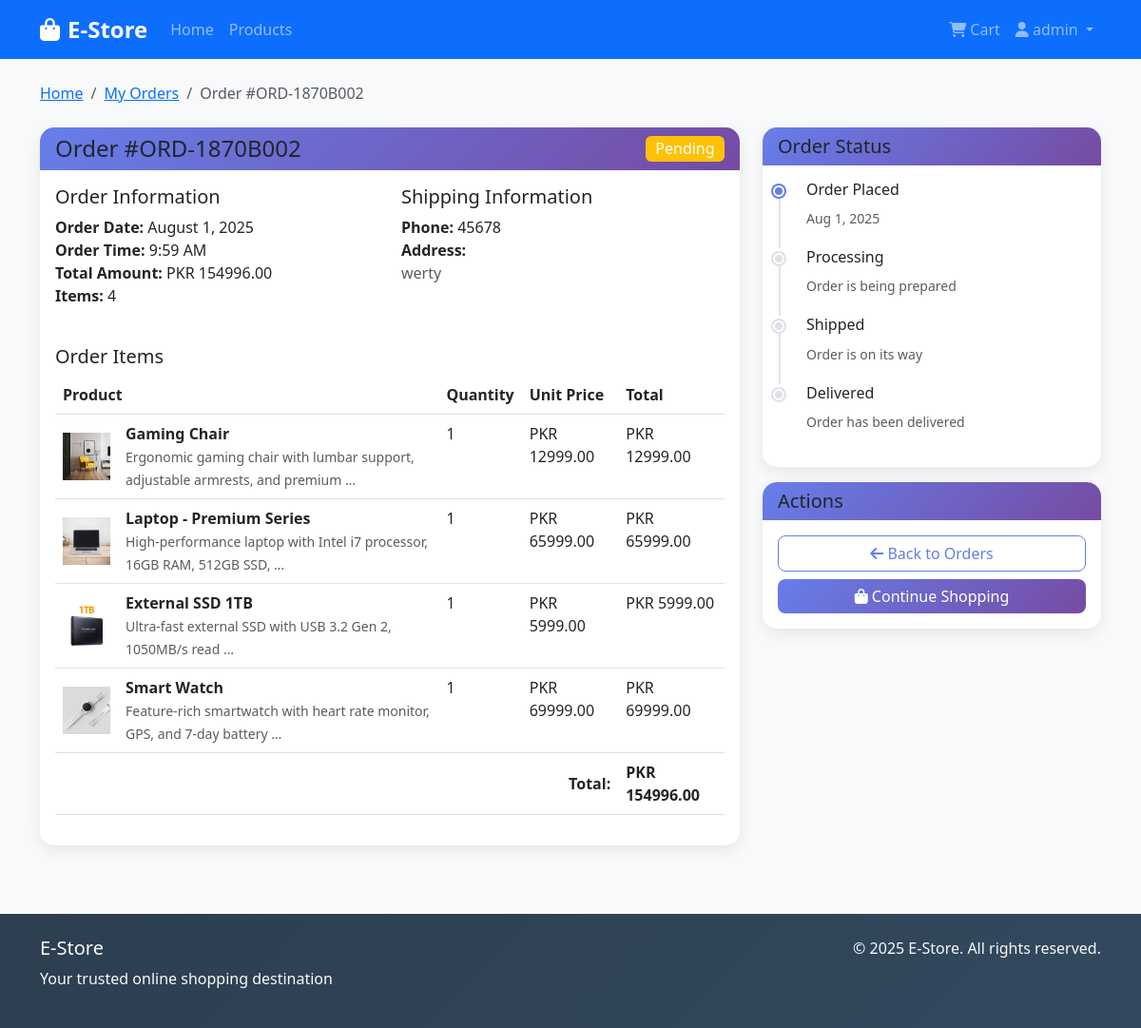
Page /order/3/ (signed in) on the committed database.
### store/models.py (models this page shows, shortened)
class Order(models.Model):
    STATUS_CHOICES = [
        ('pending', 'Pending'),
        ('processing', 'Processing'),
        ('shipped', 'Shipped'),
        ('delivered', 'Delivered'),
        ('cancelled', 'Cancelled'),
    ]
    user = models.ForeignKey(User, on_delete=models.CASCADE)
    order_number = models.CharField(max_length=20, unique=True, null=True, blank=True)
    total_amount = models.DecimalField(max_digits=10, decimal_places=2)
    status = models.CharField(max_length=20, choices=STATUS_CHOICES, default='pending')
    shipping_address = models.TextField()
    phone_number = models.CharField(max_length=15)
    created_at = models.DateTimeField(auto_now_add=True)
    updated_at = models.DateTimeField(auto_now=True)

class OrderItem(models.Model):
    order = models.ForeignKey(Order, on_delete=models.CASCADE, related_name='items')
    product = models.ForeignKey(Product, on_delete=models.CASCADE)
    quantity = models.IntegerField()
    price = models.DecimalField(max_digits=10, decimal_places=2)

class Product(models.Model):
    name = models.CharField(max_length=200)
    description = models.TextField()
    price = models.DecimalField(max_digits=10, decimal_places=2)
    image = models.ImageField(upload_to='products/', blank=True, null=True)
    stock = models.IntegerField(default=0, validators=[MinValueValidator(0)])
    created_at = models.DateTimeField(auto_now_add=True)
    updated_at = models.DateTimeField(auto_now=True)

### store/views.py (the view)
# urls.py: path('order/<int:order_id>/', views.order_detail, name='order_detail'),
@login_required
def order_detail(request, order_id):
    order = get_object_or_404(Order, id=order_id, user=request.user)
    return render(request, 'store/order_detail.html', {'order': order})

### store/templates/store/order_detail.html (shortened to what this page needs)
{% extends 'base.html' %}
{% load static %}
{% block content %}
<div class="container">
    <nav aria-label="breadcrumb" class="mb-4">
        <ol class="breadcrumb">
            <li class="breadcrumb-item"><a href="{% url 'home' %}">Home</a></li>
            <li class="breadcrumb-item"><a href="{% url 'order_history' %}">My Orders</a></li>
            <li class="breadcrumb-item active">Order #{{ order.order_number }}</li>
        </ol>
    </nav>
    <div class="row">
        <div class="col-lg-8">
            <div class="card">
                <div class="card-header d-flex justify-content-between align-items-center">
                    <h4 class="mb-0">Order #{{ order.order_number }}</h4>
                    <span class="badge bg-{% if order.status == 'pending' %}warning{% elif order.status == 'processing' %}info{% elif order.status == 'shipped' %}primary{% elif order.status == 'delivered' %}success{% else %}danger{% endif %} fs-6">
                        {{ order.get_status_display }}
                    </span>
                </div>
                <div class="card-body">
                    <div class="row mb-4">
                        <div class="col-md-6">
                            <h5>Order Information</h5>
                            <ul class="list-unstyled">
                                <li><strong>Order Date:</strong> {{ order.created_at|date:"F j, Y" }}</li>
                                <li><strong>Order Time:</strong> {{ order.created_at|date:"g:i A" }}</li>
                                <li><strong>Total Amount:</strong> PKR {{ order.total_amount }}</li>
                                <li><strong>Items:</strong> {{ order.items.count }}</li>
                            </ul>
                        </div>
                        <div class="col-md-6">
                            <h5>Shipping Information</h5>
                            <ul class="list-unstyled">
                                <li><strong>Phone:</strong> {{ order.phone_number }}</li>
                                <li><strong>Address:</strong></li>
                                <li class="text-muted">{{ order.shipping_address }}</li>
                            </ul>
                        </div>
                    </div>
                    <h5>Order Items</h5>
                    <div class="table-responsive">
                        <table class="table">
                            <thead>
                                <tr>
                                    <th>Product</th>
                                    <th>Quantity</th>
                                    <th>Unit Price</th>
                                    <th>Total</th>
                                </tr>
                            </thead>
                            <tbody>
                                {% for item in order.items.all %}
                                <tr>
                                    <td>
                                        <div class="d-flex align-items-center">
                                            {% if item.product.image %}
                                                <img src="{{ item.product.image.url }}" alt="{{ item.product.name }}" class="me-3" style="width: 50px; height: 50px; object-fit: cover;">
                                            {% else %}
                                                <div class="bg-light me-3 d-flex align-items-center justify-content-center" style="width: 50px; height: 50px;">
                                                    <i class="fas fa-image text-muted"></i>
                                                </div>
                                            {% endif %}
                                            <div>
                                                <strong>{{ item.product.name }}</strong>
                                                <br>
                                                <small class="text-muted">{{ item.product.description|truncatewords:10 }}</small>
                                            </div>
                                        </div>
                                    </td>
                                    <td>{{ item.quantity }}</td>
                                    <td>PKR {{ item.price }}</td>
                                    <td>PKR {{ item.price|floatformat:2 }}</td>
                                </tr>
                                {% endfor %}
                            </tbody>
                            <tfoot>
                                <tr>
                                    <td colspan="3" class="text-end"><strong>Total:</strong></td>
                                    <td><strong>PKR {{ order.total_amount }}</strong></td>
                                </tr>
                            </tfoot>
                        </table>
                    </div>
                </div>
            </div>
        </div>
        <div class="col-lg-4">
            <div class="card">
                <div class="card-header">
                    <h5 class="mb-0">Order Status</h5>
                </div>
                <div class="card-body">
                    <div class="timeline">
                        <div class="timeline-item {% if order.status == 'pending' %}active{% endif %}">
                            <div class="timeline-marker"></div>
                            <div class="timeline-content">
                                <h6>Order Placed</h6>
                                <small class="text-muted">{{ order.created_at|date:"M j, Y" }}</small>
                            </div>
                        </div>
                        <div class="timeline-item {% if order.status == 'processing' %}active{% endif %}">
                            <div class="timeline-marker"></div>
                            <div class="timeline-content">
                                <h6>Processing</h6>
                                <small class="text-muted">Order is being prepared</small>
                            </div>
                        </div>
                        <div class="timeline-item {% if order.status == 'shipped' %}active{% endif %}">
                            <div class="timeline-marker"></div>
                            <div class="timeline-content">
                                <h6>Shipped</h6>
                                <small class="text-muted">Order is on its way</small>
                            </div>
                        </div>
                        <div class="timeline-item {% if order.status == 'delivered' %}active{% endif %}">
                            <div class="timeline-marker"></div>
                            <div class="timeline-content">
                                <h6>Delivered</h6>
                                <small class="text-muted">Order has been delivered</small>
                            </div>
                        </div>
                    </div>
                </div>
            </div>
            <div class="card mt-3">
                <div class="card-header">
                    <h5 class="mb-0">Actions</h5>
                </div>
                <div class="card-body">
                    <a href="{% url 'order_history' %}" class="btn btn-outline-primary w-100 mb-2">
                        <i class="fas fa-arrow-left"></i> Back to Orders
                    </a>
                    <a href="{% url 'product_list' %}" class="btn btn-primary w-100">
                        <i class="fas fa-shopping-bag"></i> Continue Shopping
                    </a>
                </div>
            </div>
        </div>
    </div>
</div>
{% endblock %}

### store/templates/base.html (shortened to what this page needs)
{% load static %}
<!DOCTYPE html>
<html lang="en">
<head>
    <link href="https://cdn.jsdelivr.net/npm/bootstrap@5.3.0/dist/css/bootstrap.min.css" rel="stylesheet">
    <link rel="stylesheet" href="https://cdnjs.cloudflare.com/ajax/libs/font-awesome/6.4.0/css/all.min.css">
    <link rel="stylesheet" href="{% static 'css/style.css' %}">
</head>
<body>
    <nav class="navbar navbar-expand-lg navbar-dark bg-primary">
        <div class="container">
            <a class="navbar-brand fw-bold" href="{% url 'home' %}">
                <i class="fas fa-shopping-bag me-2"></i>E-Store
            </a>
            <div class="collapse navbar-collapse" id="navbarNav">
                <ul class="navbar-nav me-auto">
                    <li class="nav-item">
                        <a class="nav-link" href="{% url 'home' %}">Home</a>
                    </li>
                    <li class="nav-item">
                        <a class="nav-link" href="{% url 'product_list' %}">Products</a>
                    </li>
                </ul>
                <ul class="navbar-nav">
                    <li class="nav-item">
                        <a class="nav-link" href="{% url 'view_cart' %}">
                            <i class="fas fa-shopping-cart"></i> Cart
                        </a>
                    </li>
                    {% if user.is_authenticated %}
                        <li class="nav-item dropdown">
                            <a class="nav-link dropdown-toggle" href="#" role="button" data-bs-toggle="dropdown">
                                <i class="fas fa-user"></i> {{ user.username }}
                            </a>
                        </li>
                    {% endif %}
                </ul>
            </div>
        </div>
    </nav>
    <main class="py-4">
        {% block content %}
        {% endblock %}
    </main>
    <footer class="bg-dark text-light py-4 mt-5">
        <div class="container">
            <div class="row">
                <div class="col-md-6">
                    <h5>E-Store</h5>
                    <p>Your trusted online shopping destination</p>
                </div>
                <div class="col-md-6 text-md-end">
                    <p>&copy; 2025 E-Store. All rights reserved.</p>
                </div>
            </div>
        </div>
    </footer>
</body>
</html>

### store/static/css/style.css (style rules this page uses)
body { background-color: #f8f9fa; font-family: 'Segoe UI', Tahoma, Geneva, Verdana, sans-serif; }
.navbar-brand { font-weight: 700; font-size: 1.5rem; }
.navbar-nav .nav-link { font-weight: 500; transition: color 0.3s ease; }
.btn { border-radius: 8px; font-weight: 500; transition: all 0.3s ease; }
.btn-primary { background: linear-gradient(135deg, #667eea 0%, #764ba2 100%); border: none; }
.btn-outline-primary { border-color: #667eea; color: #667eea; }
.card { border: none; border-radius: 15px; box-shadow: 0 5px 15px rgba(0, 0, 0, 0.08); transition: box-shadow 0.3s ease; }
.card-header { background: linear-gradient(135deg, #667eea 0%, #764ba2 100%); border: none; border-radius: 15px 15px 0 0 !important; }
.badge { border-radius: 6px; font-weight: 500; }
.timeline { position: relative; padding-left: 30px; }
.timeline-item { position: relative; margin-bottom: 20px; }
.timeline-marker { position: absolute; left: -35px; top: 5px; width: 12px; height: 12px; border-radius: 50%; background-color: #dee2e6; border: 2px solid #fff; box-shadow: 0 0 0 2px #dee2e6; transition: all 0.3s ease; }
.timeline-item.active .timeline-marker { background-color: #667eea; box-shadow: 0 0 0 2px #667eea; }
.timeline-item:not(:last-child)::before { content: ''; position: absolute; left: -29px; top: 17px; width: 2px; height: calc(100% + 3px); background-color: #dee2e6; }
footer { background: linear-gradient(135deg, #2c3e50 0%, #34495e 100%); color: #fff; }

### store/templates/store/order_detail.html (style rules this page uses)
.timeline { position: relative; padding-left: 30px; }
.timeline-item { position: relative; margin-bottom: 20px; }
.timeline-marker { position: absolute; left: -35px; top: 5px; width: 12px; height: 12px; border-radius: 50%; background-color: #dee2e6; border: 2px solid #fff; box-shadow: 0 0 0 2px #dee2e6; }
.timeline-item.active .timeline-marker { background-color: #667eea; box-shadow: 0 0 0 2px #667eea; }
.timeline-item:not(:last-child)::before { content: ''; position: absolute; left: -29px; top: 17px; width: 2px; height: calc(100% + 3px); background-color: #dee2e6; }

### rows in the picture
Order: order_number "ORD-1870B002", status "Pending", created_at "August 1, 2025", created_at "9:59 AM", total_amount "154996.00", items.count "4", phone_number "45678", shipping_address "werty", created_at "Aug 1, 2025"
OrderItem: product.image (picture), product.name "Gaming Chair", product.description "Ergonomic gaming chair with lumbar support, adjustable armrests, and premium …", quantity "1", price "12999.00"
OrderItem: product.image (picture), product.name "Laptop - Premium Series", product.description "High-performance laptop with Intel i7 processor, 16GB RAM, 512GB SSD, …", quantity "1", price "65999.00"
OrderItem: product.image (picture), product.name "External SSD 1TB", product.description "Ultra-fast external SSD with USB 3.2 Gen 2, 1050MB/s read …", quantity "1", price "5999.00"
OrderItem: product.image (picture), product.name "Smart Watch", product.description "Feature-rich smartwatch with heart rate monitor, GPS, and 7-day battery …", quantity "1", price "69999.00"

### other values in the picture
{{ user.username }} "admin"
